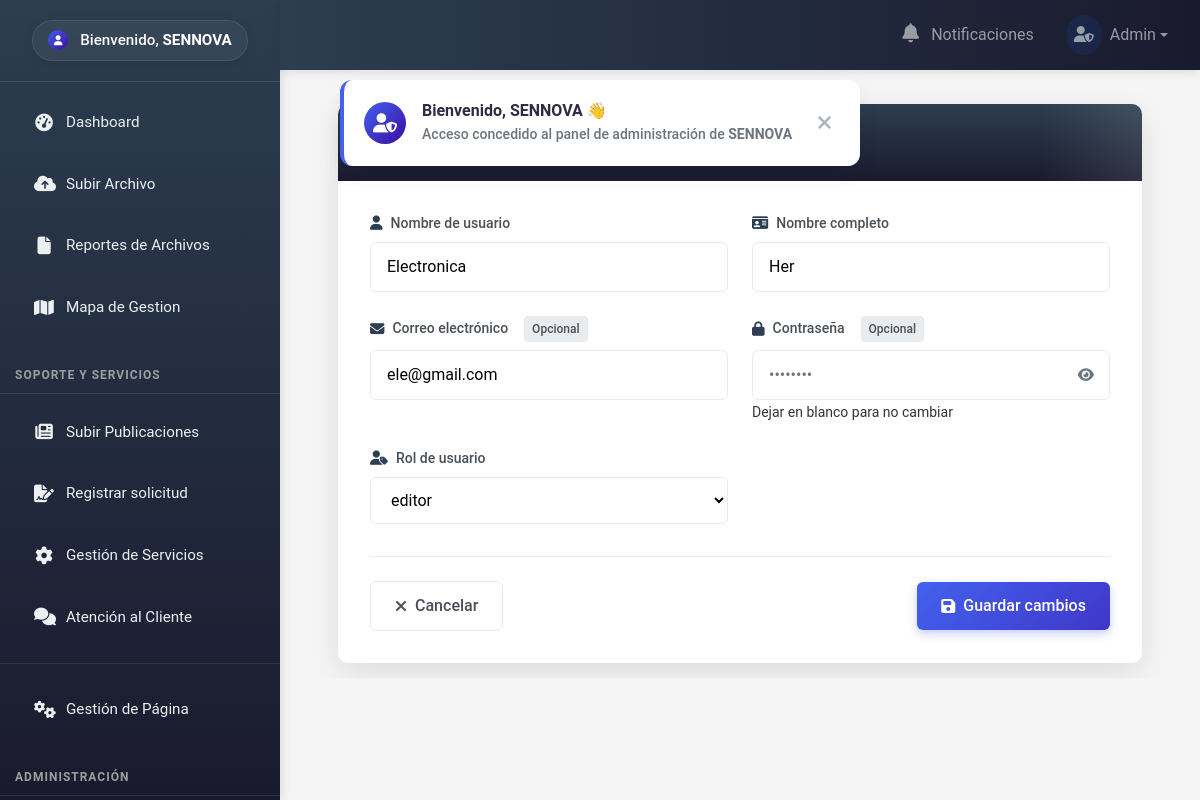
The app's page /inAdmin.php?vista=editarUsuario&id=4 (signed in), older data.
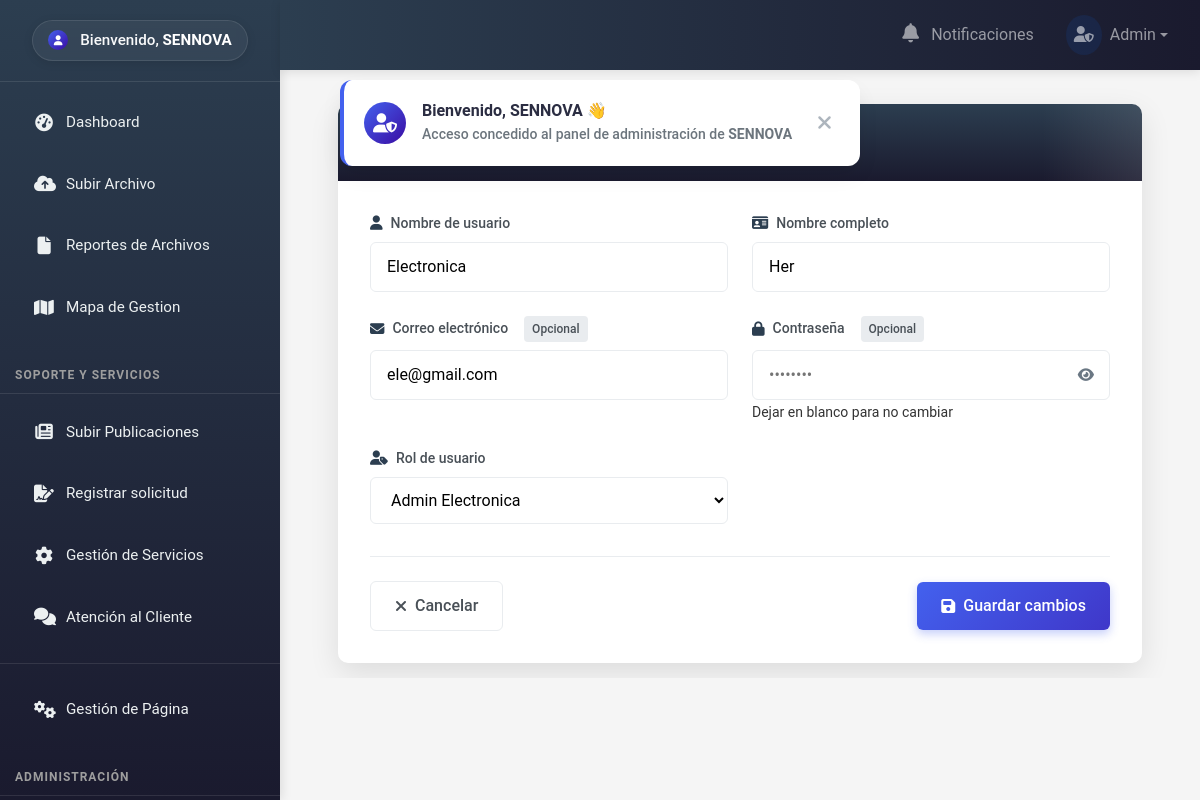
The same page, newer data.
### tables this page shows
CREATE TABLE `users` (
  `id` int(11) NOT NULL AUTO_INCREMENT,
  `username` varchar(50) NOT NULL,
  `password_acc` varchar(255) NOT NULL,
  `email_acc` varchar(100) NOT NULL,
  `full_name` varchar(100) DEFAULT NULL,
  `role_id` int(11) DEFAULT NULL,
  `created_at` timestamp NOT NULL DEFAULT current_timestamp(),
  `updated_at` timestamp NOT NULL DEFAULT current_timestamp() ON UPDATE current_timestamp(),
  `area` varchar(50) DEFAULT NULL,
  `email_verified` tinyint(1) DEFAULT 0,
  `email_verification_token` varchar(100) DEFAULT NULL,
  PRIMARY KEY (`id`),
  UNIQUE KEY `email` (`email_acc`)
);

CREATE TABLE `roles` (
  `id` int(11) NOT NULL AUTO_INCREMENT,
  `name_rol` varchar(50) NOT NULL,
  `state_rol` tinyint(1) NOT NULL DEFAULT 1,
  `date_register_rol` timestamp NOT NULL DEFAULT current_timestamp(),
  PRIMARY KEY (`id`),
  UNIQUE KEY `name` (`name_rol`)
);

### inAdmin.php (called while the page is built, shortened)
<?php
$vista = $_GET['vista'] ?? 'inicio';
if ($vista === 'editarUsuario' && isset($_GET['id'])) {
    require_once 'models/PubliModel.php';
    $userModel = new UserModel();
    $usuario = $userModel->obtenerUsuarioPorId($_GET['id']);
    $rolModel = new RolModel();
    $roles = $rolModel->obtenerRolesActivos();
}
require_once 'views/admin.php';

### conexion/conexion.php (called while the page is built)
<?php
 function conectaDb() {
    try
       {
        $conn = new PDO('mysql:host=localhost;dbname=sennova2;charset=utf8', 'root', '');
        $conn->setAttribute(PDO::ATTR_ERRMODE, PDO::ERRMODE_EXCEPTION);
        return $conn;
       }
    catch(PDOException $e){
        echo "Error: en la conexion ".$e->getMessage();
    }
 }

### models/PubliModel.php (called while the page is built, shortened)
<?php
require_once __DIR__ . '/../conexion/conexion.php';
class UserModel
{
    private $conn;
    public function __construct()
    {
        $this->conn = conectaDb();
    }
    public function obtenerUsuarioPorId($id)
    {
        $sql = "SELECT * FROM users WHERE id = ?";
        $stmt = $this->conn->prepare($sql);
        $stmt->bindParam(1, $id, PDO::PARAM_INT);
        $stmt->execute();
        return $stmt->fetch(PDO::FETCH_ASSOC);
    }
}
class RolModel
{
    private $conn;
    public function __construct()
    {
        require_once __DIR__ . '/../conexion/conexion.php';
        $this->conn = conectaDb();
    }
    public function obtenerRolesActivos()
    {
        $sql = "SELECT id, name_rol FROM roles WHERE state_rol = 1";
        $stmt = $this->conn->prepare($sql);
        $stmt->execute();
        return $stmt->fetchAll(PDO::FETCH_ASSOC);
    }
}

### views/admin/EditUser.php (the view, shortened to what this page needs)
<div class="edit-user-wrapper mt-5" data-aos="fade-up">
  <div class="edit-user-card">
    <div class="card-header">
      <h4><i class="fas fa-user-edit"></i> Editar Usuario</h4>
    </div>
    <div class="card-body">
      <form action="/sennova/routes/ActualizarUser.php" method="POST" class="needs-validation" novalidate>
        <div class="form-grid">
          <div class="form-group">
            <label for="username">
              <i class="fas fa-user"></i> Nombre de usuario
            </label>
            <input type="text" name="username" value="<?= htmlspecialchars($usuario['username']) ?>" required>
          </div>
          <div class="form-group">
            <label for="full_name">
              <i class="fas fa-id-card"></i> Nombre completo
            </label>
            <input type="text" name="full_name" value="<?= htmlspecialchars($usuario['full_name']) ?>" required>
          </div>
          <div class="form-group">
            <label for="email_acc">
              <i class="fas fa-envelope"></i> Correo electrónico
              <span class="optional-badge">Opcional</span>
            </label>
            <input type="email" name="email_acc" value="<?= htmlspecialchars($usuario['email_acc']) ?>">
          </div>
          <div class="form-group">
            <label for="password">
              <i class="fas fa-lock"></i> Contraseña
              <span class="optional-badge">Opcional</span>
            </label>
            <div class="password-input">
              <input type="password" name="password" id="password" placeholder="••••••••">
              <button type="button" id="togglePassword">
                <i class="fas fa-eye"></i>
              </button>
            </div>
            <small>Dejar en blanco para no cambiar</small>
          </div>
          <?php if (isset($_SESSION['rol']) && $_SESSION['rol'] == 1): ?>
            <div class="form-group">
              <label for="rol">
                <i class="fas fa-user-tag"></i> Rol de usuario
              </label>
              <select name="rol" id="rol" required>
                <?php foreach ($roles as $rol): ?>
                  <option value="<?= $rol['id'] ?>" <?= $rol['id'] == $usuario['role_id'] ? 'selected' : '' ?>>
                    <?= htmlspecialchars($rol['name_rol']) ?>
                  </option>
                <?php endforeach; ?>
              </select>
            </div>
          <?php endif; ?>
        </div>
        <div class="form-actions">
          <a href="/sennova/inAdmin.php?vista=inicio" class="cancel-btn">
            <i class="fas fa-times"></i> Cancelar
          </a>
          <button type="submit" class="submit-btn">
            <i class="fas fa-save"></i> Guardar cambios
          </button>
        </div>
      </form>
    </div>
  </div>
</div>

Row changes from the older to the newer data that the page shows:
changed through a linked row, users "Electronica": rol "editor" → "Admin Electronica"
